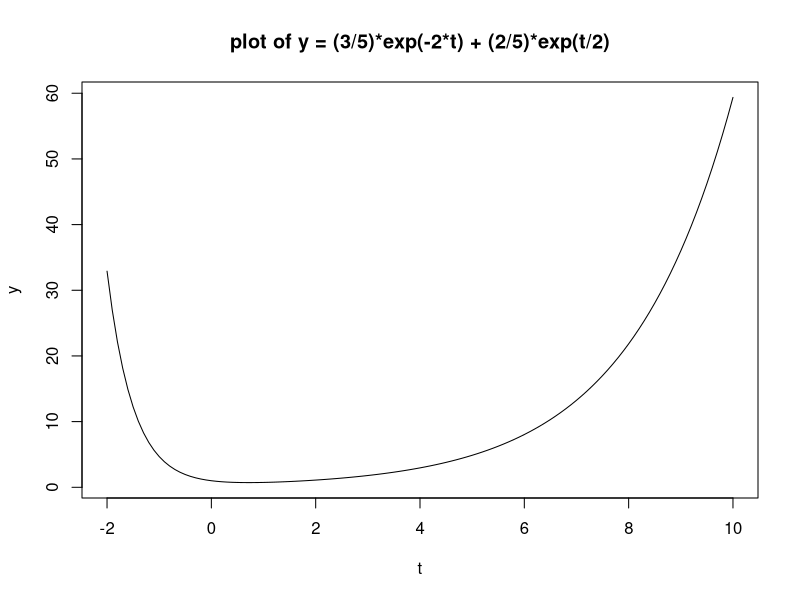

This figure's R source:
## ---- chunk 1
t = seq(from = -2, to = 10, by = 0.1)
y = 3/5 * exp(-2*t) + 2/5 * exp(t/2)
plot(t, y, type = "l", main = "plot of y = (3/5)*exp(-2*t) + (2/5)*exp(t/2)")
